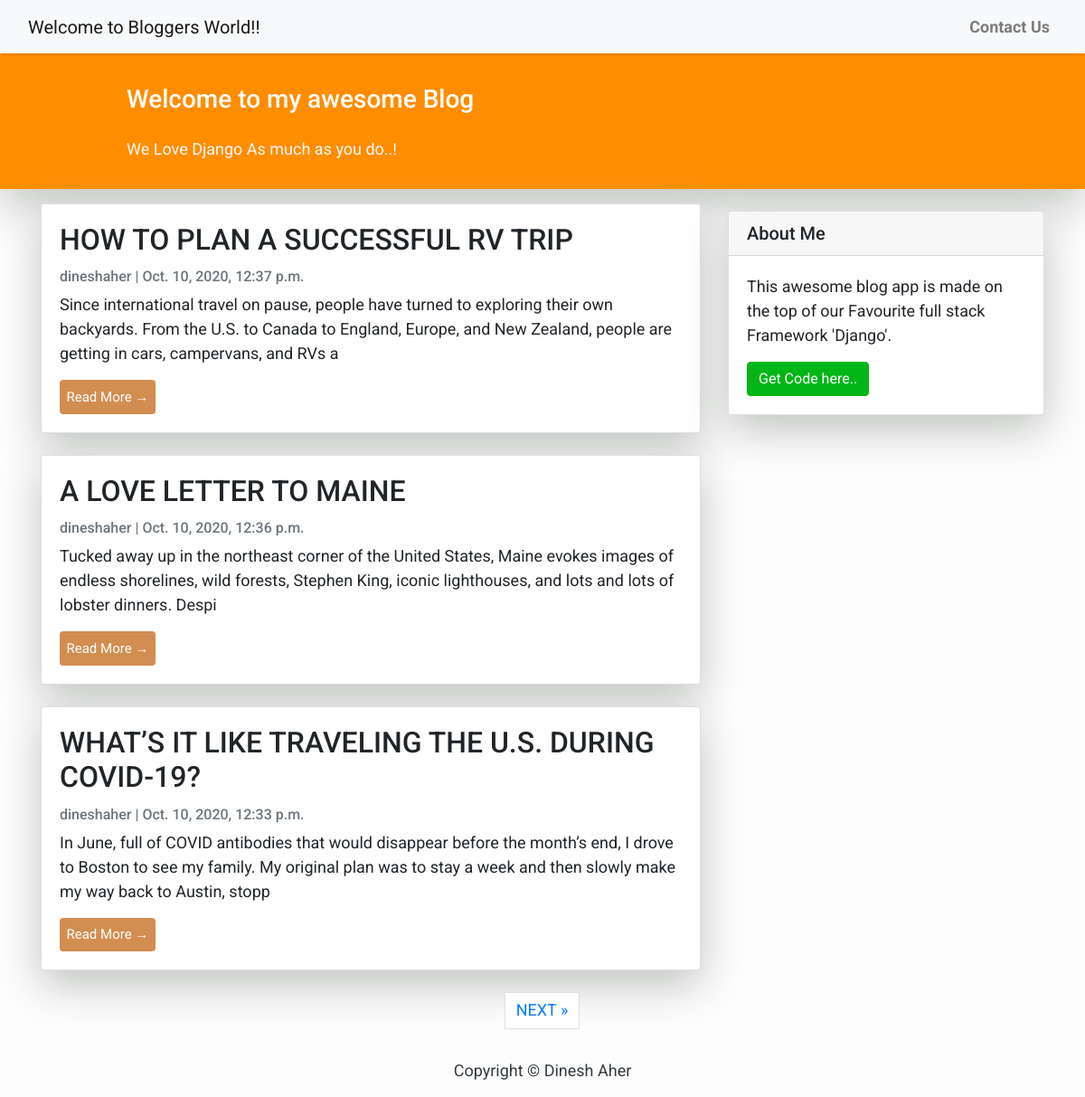
The page / on the database its author committed.
### blog/models.py (models this page shows, shortened)
class Post(models.Model):
    title = models.CharField(max_length=200, unique=True)
    slug = models.SlugField(max_length=200, unique=True)
    author = models.ForeignKey(User, on_delete= models.CASCADE,related_name='blog_posts')
    updated_on = models.DateTimeField(auto_now= True)
    content = models.TextField()
    created_on = models.DateTimeField(auto_now_add=True)
    status = models.IntegerField(choices=STATUS, default=0)
    class Meta:
        ordering = ['-created_on']

### blog/views.py (the view)
# urls.py: path('', views.PostList.as_view(), name='home'),
class PostList(generic.ListView):
    queryset = Post.objects.filter(status=1).order_by('-created_on')
    template_name = 'index.html'
    paginate_by = 3

### Templates/index.html (shortened to what this page needs)
{% extends "base.html" %}
{% block content %}
<header class="masthead">
    <div class="container">
        <div class="row">
            <div class=" col-md-8 col-md-10 mx-auto">
                <div class="site-heading">
                    <h3 class=" site-heading my-4 mt-3 text-white"> Welcome to my awesome Blog </h3>
                    <p class="text-light">We Love Django As much as you do..! &nbsp
                    </p>
                </div>
            </div>
        </div>
    </div>
</header>
<div class="container">
    <div class="row">
        <div class="col-md-8 mt-3 left">
            {% for post in post_list %}
            <div class="card mb-4">
                <div class="card-body">
                    <h2 class="card-title">{{ post.title }}</h2>
                    <p class="card-text text-muted h6">{{ post.author }} | {{ post.created_on}} </p>
                    <p class="card-text">{{post.content|slice:":200" }}</p>
                    <a href="{% url 'post_detail' post.slug  %}" >
                        <button id="submit">Read More &rarr;</button></a>
                </div>
            </div>
            {% endfor %}
        </div>
        {% block sidebar %} {% include 'sidebar.html' %} {% endblock sidebar %}
    </div>
</div>
{% if is_paginated %}
  <ul class="pagination justify-content-center">
    {% if page_obj.has_next %}
    <li><a href="?page={{ page_obj.next_page_number }}" class="page-link"> NEXT &raquo;</a></li>
    {% endif %}
  </ul>
{% endif %}
{%endblock%}

### Templates/base.html (shortened to what this page needs)
<!DOCTYPE html>
<html>
    <head>
        <link rel="stylesheet" href="https://maxcdn.bootstrapcdn.com/bootstrap/4.0.0/css/bootstrap.min.css"
 />
    </head>
    <body>
        <nav class="navbar navbar-expand-lg navbar-light bg-light shadow" id="mainNav">
            <div class="container-fluid">
                <a class="navbar-brand" href="{% url 'home' %}">Welcome to Bloggers World!!</a>
                <div class="collapse navbar-collapse" id="navbarResponsive">
                    <ul class="navbar-nav ml-auto">
                        <li class="nav-item text-black">
                            <a class="nav-link text-black font-weight-bold" href="{% url 'about'  %}">Contact Us</a>
                        </li>
                    </ul>
                </div>
            </div>
        </nav>
        {% block content %}{% endblock content %}
        <footer class="py-3 bg-grey">
            <p class="m-0 text-dark text-center ">Copyright &copy; Dinesh Aher</p>
        </footer>
    </body>
</html>

### Templates/sidebar.html (shortened to what this page needs)
{% block sidebar %}
<div class="col-md-4 float-right ">
<div class="card my-4">
        <h5 class="card-header">About Me</h5>
    <div class="card-body">
        <p class="card-text"> This awesome blog app is made on the top of our Favourite full stack Framework 'Django'.</p>
        <a href="https://djangocentral.com/building-a-blog-application-with-django"
           class="btn btn-danger">Get Code here..</a>
    </div>
</div>
</div>
{% endblock sidebar %}

### Templates/base.html (style rules this page uses)
body { font-family: "Roboto", sans-serif; font-size: 17px; background-color: #fdfdfd; }
.shadow { box-shadow: 0 4px 2px -2px rgba(0, 0, 0, 0.1); }
.btn-danger { color: #fff; background-color: #02b617; border-color: #02b617; }
.masthead { background: #ff8d00; height: auto; padding-bottom: 15px; box-shadow: 0 16px 48px #bfc3bf; padding-top: 10px; }

### Templates/index.html (style rules this page uses)
body { font-family: "Roboto", sans-serif; font-size: 18px; background-color: #fdfdfd; }
.card { box-shadow: 0 16px 48px #bfc3bf; }
#submit { background-color: #D28D51; padding: .5em; -moz-border-radius: 5px; -webkit-border-radius: 5px; border-radius: 4px; color: #fff; font-family: 'Roboto'; font-size: 15px; text-decoration: none; border: none; }

### Templates/sidebar.html (style rules this page uses)
.card { box-shadow: 0 16px 48px #bfc3bf; }

### rows shown on the page
Post: title "HOW TO PLAN A SUCCESSFUL RV TRIP", author "dineshaher", created_on "Oct. 10, 2020, 12:37 p.m.", content "Since international travel on pause, people have turned to exploring their own backyards. From the U.S. to Canada to England, Europe, and New Zealand, people are getting in cars, campervans, and RVs a"
Post: title "A LOVE LETTER TO MAINE", author "dineshaher", created_on "Oct. 10, 2020, 12:36 p.m.", content "Tucked away up in the northeast corner of the United States, Maine evokes images of endless shorelines, wild forests, Stephen King, iconic lighthouses, and lots and lots of lobster dinners. Despi"
Post: title "WHAT’S IT LIKE TRAVELING THE U.S. DURING COVID-19?", author "dineshaher", created_on "Oct. 10, 2020, 12:33 p.m.", content "In June, full of COVID antibodies that would disappear before the month’s end, I drove to Boston to see my family. My original plan was to stay a week and then slowly make my way back to Austin, stopp"
